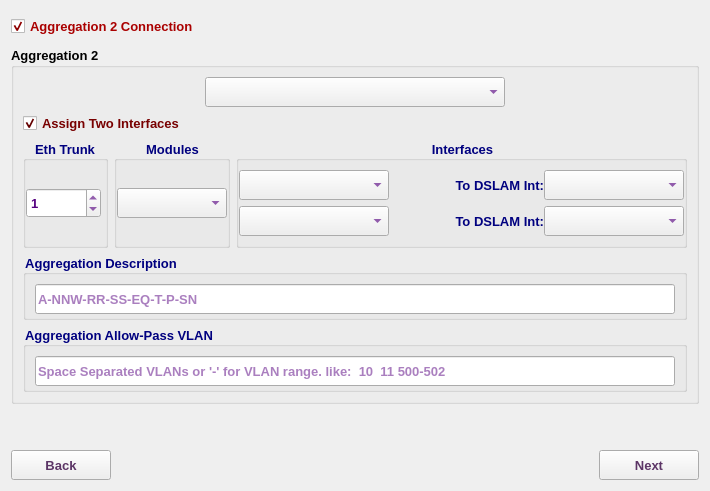
     <widget class="QWidget" name="Agg2Tab">
      <attribute name="title">
       <string>Agg2</string>
      </attribute>
      <layout class="QVBoxLayout" name="verticalLayout_10">
       <item>
        <widget class="QCheckBox" name="agg2ConnCB">
         <property name="minimumSize">
          <size>
           <width>0</width>
           <height>30</height>
          </size>
         </property>
         <property name="maximumSize">
          <size>
           <width>16777215</width>
           <height>30</height>
          </size>
         </property>
         <property name="font">
          <font>
           <family>Tahoma</family>
           <pointsize>10</pointsize>
           <weight>75</weight>
           <bold>true</bold>
          </font>
         </property>
         <property name="styleSheet">
          <string notr="true">color: rgb(170, 0, 0);</string>
         </property>
         <property name="text">
          <string>Aggregation 2 Connection </string>
         </property>
         <property name="checked">
          <bool>true</bool>
         </property>
        </widget>
       </item>
       <item>
        <widget class="QGroupBox" name="agg2GB">
         <property name="sizePolicy">
          <sizepolicy hsizetype="Expanding" vsizetype="Preferred">
           <horstretch>0</horstretch>
           <verstretch>0</verstretch>
          </sizepolicy>
         </property>
         <property name="minimumSize">
          <size>
           <width>0</width>
           <height>0</height>
          </size>
         </property>
         <property name="maximumSize">
          <size>
           <width>16777215</width>
           <height>800</height>
          </size>
         </property>
         <property name="font">
          <font>
           <family>Tahoma</family>
           <pointsize>10</pointsize>
           <weight>75</weight>
           <bold>true</bold>
          </font>
         </property>
         <property name="title">
          <string>Aggregation 2</string>
         </property>
         <layout class="QVBoxLayout" name="verticalLayout_4">
          <item>
           <layout class="QHBoxLayout" name="horizontalLayout_10">
            <item>
             <spacer name="horizontalSpacer_8">
              <property name="font">
               <font>
                <family>Tahoma</family>
                <pointsize>10</pointsize>
               </font>
              </property>
              <property name="orientation">
               <enum>Qt::Horizontal</enum>
              </property>
              <property name="sizeHint" stdset="0">
               <size>
                <width>40</width>
                <height>20</height>
               </size>
              </property>
             </spacer>
            </item>
            <item>
             <widget class="QComboBox" name="agg2CB">
              <property name="minimumSize">
               <size>
                <width>300</width>
                <height>30</height>
               </size>
              </property>
              <property name="maximumSize">
               <size>
                <width>300</width>
                <height>30</height>
               </size>
              </property>
              <property name="font">
               <font>
                <family>Tahoma</family>
                <pointsize>10</pointsize>
                <weight>75</weight>
                <bold>true</bold>
               </font>
              </property>
              <property name="styleSheet">
               <string notr="true">color: rgb(85, 0, 127);</string>
              </property>
             </widget>
            </item>
            <item>
             <spacer name="horizontalSpacer_9">
              <property name="font">
               <font>
                <family>Tahoma</family>
                <pointsize>10</pointsize>
               </font>
              </property>
              <property name="orientation">
               <enum>Qt::Horizontal</enum>
              </property>
              <property name="sizeHint" stdset="0">
               <size>
                <width>40</width>
                <height>20</height>
               </size>
              </property>
             </spacer>
            </item>
           </layout>
          </item>
          <item>
           <widget class="QCheckBox" name="agg2dIntCB">
            <property name="font">
             <font>
              <family>Tahoma</family>
              <pointsize>10</pointsize>
              <weight>75</weight>
              <bold>true</bold>
             </font>
            </property>
            <property name="styleSheet">
             <string notr="true">color: rgb(120, 0, 0);</string>
            </property>
            <property name="text">
             <string>Assign Two Interfaces</string>
            </property>
            <property name="checked">
             <bool>true</bool>
            </property>
           </widget>
          </item>
          <item>
           <layout class="QHBoxLayout" name="horizontalLayout_6">
            <item>
             <widget class="QGroupBox" name="groupBox_7">
              <property name="maximumSize">
               <size>
                <width>85</width>
                <height>16777215</height>
               </size>
              </property>
              <property name="font">
               <font>
                <family>Tahoma</family>
                <pointsize>10</pointsize>
                <weight>75</weight>
                <bold>true</bold>
               </font>
              </property>
              <property name="styleSheet">
               <string notr="true">color: rgb(0, 0, 127);</string>
              </property>
              <property name="title">
               <string>Eth Trunk</string>
              </property>
              <property name="alignment">
               <set>Qt::AlignCenter</set>
              </property>
              <layout class="QVBoxLayout" name="verticalLayout_2">
               <property name="spacing">
                <number>0</number>
               </property>
               <property name="leftMargin">
                <number>0</number>
               </property>
               <property name="topMargin">
                <number>0</number>
               </property>
               <property name="rightMargin">
                <number>0</number>
               </property>
               <property name="bottomMargin">
                <number>0</number>
               </property>
               <item>
                <widget class="QSpinBox" name="agg2EthSB">
                 <property name="minimumSize">
                  <size>
                   <width>75</width>
                   <height>30</height>
                  </size>
                 </property>
                 <property name="maximumSize">
                  <size>
                   <width>75</width>
                   <height>30</height>
                  </size>
                 </property>
                 <property name="font">
                  <font>
                   <family>Tahoma</family>
                   <pointsize>10</pointsize>
                   <weight>75</weight>
                   <bold>true</bold>
                  </font>
                 </property>
                 <property name="styleSheet">
                  <string notr="true">color: rgb(85, 0, 127);</string>
                 </property>
                 <property name="maximum">
                  <number>1000</number>
                 </property>
                 <property name="value">
                  <number>1</number>
                 </property>
                </widget>
               </item>
              </layout>
             </widget>
            </item>
            <item>
             <widget class="QGroupBox" name="groupBox_9">
              <property name="maximumSize">
               <size>
                <width>200</width>
                <height>16777215</height>
               </size>
              </property>
              <property name="font">
               <font>
                <family>Tahoma</family>
                <pointsize>10</pointsize>
                <weight>75</weight>
                <bold>true</bold>
               </font>
              </property>
              <property name="styleSheet">
               <string notr="true">color: rgb(0, 0, 127);</string>
              </property>
              <property name="title">
               <string>Modules</string>
              </property>
              <property name="alignment">
               <set>Qt::AlignCenter</set>
              </property>
              <layout class="QVBoxLayout" name="verticalLayout_14">
               <property name="spacing">
                <number>0</number>
               </property>
               <property name="leftMargin">
                <number>0</number>
               </property>
               <property name="topMargin">
                <number>0</number>
               </property>
               <property name="rightMargin">
                <number>0</number>
               </property>
               <property name="bottomMargin">
                <number>0</number>
               </property>
               <item>
                <widget class="QComboBox" name="a2mCB">
                 <property name="minimumSize">
                  <size>
                   <width>110</width>
                   <height>30</height>
                  </size>
                 </property>
                 <property name="maximumSize">
                  <size>
                   <width>110</width>
                   <height>30</height>
                  </size>
                 </property>
                 <property name="font">
                  <font>
                   <family>Tahoma</family>
                   <pointsize>10</pointsize>
                   <weight>75</weight>
                   <bold>true</bold>
                  </font>
                 </property>
                 <property name="styleSheet">
                  <string notr="true">color: rgb(85, 0, 127);</string>
                 </property>
                </widget>
               </item>
              </layout>
             </widget>
            </item>
            <item>
             <widget class="QGroupBox" name="groupBox_8">
              <property name="sizePolicy">
               <sizepolicy hsizetype="Expanding" vsizetype="Preferred">
                <horstretch>0</horstretch>
                <verstretch>0</verstretch>
               </sizepolicy>
              </property>
              <property name="font">
               <font>
                <family>Tahoma</family>
                <pointsize>10</pointsize>
                <weight>75</weight>
                <bold>true</bold>
               </font>
              </property>
              <property name="styleSheet">
               <string notr="true">color: rgb(0, 0, 127);</string>
              </property>
              <property name="title">
               <string>Interfaces</string>
              </property>
              <property name="alignment">
               <set>Qt::AlignCenter</set>
              </property>
              <layout class="QVBoxLayout" name="verticalLayout_11">
               <property name="leftMargin">
                <number>0</number>
               </property>
               <property name="rightMargin">
                <number>0</number>
               </property>
               <item>
                <widget class="QFrame" name="agg2Int1Frame">
                 <property name="font">
                  <font>
                   <family>Tahoma</family>
                   <pointsize>10</pointsize>
                  </font>
                 </property>
                 <property name="frameShape">
                  <enum>QFrame::NoFrame</enum>
                 </property>
                 <property name="frameShadow">
                  <enum>QFrame::Raised</enum>
                 </property>
                 <layout class="QHBoxLayout" name="horizontalLayout">
                  <property name="spacing">
                   <number>0</number>
                  </property>
                  <property name="leftMargin">
                   <number>0</number>
                  </property>
                  <property name="topMargin">
                   <number>0</number>
                  </property>
                  <property name="rightMargin">
                   <number>0</number>
                  </property>
                  <property name="bottomMargin">
                   <number>0</number>
                  </property>
                  <item>
                   <widget class="QComboBox" name="agg2Int1CB">
                    <property name="minimumSize">
                     <size>
                      <width>150</width>
                      <height>30</height>
                     </size>
                    </property>
                    <property name="maximumSize">
                     <size>
                      <width>150</width>
                      <height>30</height>
                     </size>
                    </property>
                    <property name="font">
                     <font>
                      <family>Tahoma</family>
                      <pointsize>10</pointsize>
                      <weight>75</weight>
                      <bold>true</bold>
                     </font>
                    </property>
                    <property name="styleSheet">
                     <string notr="true">color: rgb(85, 0, 127);</string>
                    </property>
                   </widget>
                  </item>
                  <item>
                   <widget class="QLabel" name="label_4">
                    <property name="minimumSize">
                     <size>
                      <width>155</width>
                      <height>30</height>
                     </size>
                    </property>
                    <property name="maximumSize">
                     <size>
                      <width>16777215</width>
                      <height>30</height>
                     </size>
                    </property>
                    <property name="font">
                     <font>
                      <family>Tahoma</family>
                      <pointsize>10</pointsize>
                      <weight>75</weight>
                      <bold>true</bold>
                     </font>
                    </property>
                    <property name="text">
                     <string>To DSLAM Int:</string>
                    </property>
                    <property name="alignment">
                     <set>Qt::AlignRight|Qt::AlignTrailing|Qt::AlignVCenter</set>
                    </property>
                   </widget>
                  </item>
                  <item>
                   <widget class="QComboBox" name="a2i1diCB">
                    <property name="sizePolicy">
                     <sizepolicy hsizetype="Expanding" vsizetype="Fixed">
                      <horstretch>0</horstretch>
                      <verstretch>0</verstretch>
                     </sizepolicy>
                    </property>
                    <property name="minimumSize">
                     <size>
                      <width>140</width>
                      <height>30</height>
                     </size>
                    </property>
                    <property name="maximumSize">
                     <size>
                      <width>500</width>
                      <height>30</height>
                     </size>
                    </property>
                    <property name="font">
                     <font>
                      <family>Tahoma</family>
                      <pointsize>10</pointsize>
                      <weight>75</weight>
                      <bold>true</bold>
                     </font>
                    </property>
                    <property name="styleSheet">
                     <string notr="true">color: rgb(85, 0, 127);</string>
                    </property>
                   </widget>
                  </item>
                 </layout>
                </widget>
               </item>
               <item>
                <widget class="QFrame" name="agg2Int2Frame">
                 <property name="font">
                  <font>
                   <family>Tahoma</family>
                   <pointsize>10</pointsize>
                  </font>
                 </property>
                 <property name="frameShape">
                  <enum>QFrame::NoFrame</enum>
                 </property>
                 <property name="frameShadow">
                  <enum>QFrame::Raised</enum>
                 </property>
                 <layout class="QHBoxLayout" name="horizontalLayout_7">
                  <property name="spacing">
                   <number>0</number>
                  </property>
                  <property name="leftMargin">
                   <number>0</number>
                  </property>
                  <property name="topMargin">
                   <number>0</number>
                  </property>
                  <property name="rightMargin">
                   <number>0</number>
                  </property>
                  <property name="bottomMargin">
                   <number>0</number>
                  </property>
                  <item>
                   <widget class="QComboBox" name="agg2Int2CB">
                    <property name="minimumSize">
                     <size>
                      <width>150</width>
                      <height>30</height>
                     </size>
                    </property>
                    <property name="maximumSize">
                     <size>
                      <width>150</width>
                      <height>30</height>
                     </size>
                    </property>
                    <property name="font">
                     <font>
                      <family>Tahoma</family>
                      <pointsize>10</pointsize>
                      <weight>75</weight>
                      <bold>true</bold>
                     </font>
                    </property>
                    <property name="styleSheet">
                     <string notr="true">color: rgb(85, 0, 127);</string>
                    </property>
                   </widget>
                  </item>
                  <item>
                   <widget class="QLabel" name="label_5">
                    <property name="minimumSize">
                     <size>
                      <width>155</width>
                      <height>30</height>
                     </size>
                    </property>
                    <property name="maximumSize">
                     <size>
                      <width>16777215</width>
                      <height>30</height>
                     </size>
                    </property>
                    <property name="font">
                     <font>
                      <family>Tahoma</family>
                      <pointsize>10</pointsize>
                      <weight>75</weight>
                      <bold>true</bold>
                     </font>
                    </property>
                    <property name="text">
                     <string>To DSLAM Int:</string>
                    </property>
                    <property name="alignment">
                     <set>Qt::AlignRight|Qt::AlignTrailing|Qt::AlignVCenter</set>
                    </property>
                   </widget>
                  </item>
                  <item>
                   <widget class="QComboBox" name="a2i2diCB">
                    <property name="sizePolicy">
                     <sizepolicy hsizetype="Expanding" vsizetype="Fixed">
                      <horstretch>0</horstretch>
                      <verstretch>0</verstretch>
                     </sizepolicy>
                    </property>
                    <property name="minimumSize">
                     <size>
                      <width>140</width>
                      <height>30</height>
                     </size>
                    </property>
                    <property name="maximumSize">
                     <size>
                      <width>500</width>
                      <height>30</height>
                     </size>
                    </property>
                    <property name="font">
                     <font>
                      <family>Tahoma</family>
                      <pointsize>10</pointsize>
                      <weight>75</weight>
                      <bold>true</bold>
                     </font>
                    </property>
                    <property name="styleSheet">
                     <string notr="true">color: rgb(85, 0, 127);</string>
                    </property>
                   </widget>
                  </item>
                 </layout>
                </widget>
               </item>
              </layout>
             </widget>
            </item>
           </layout>
          </item>
          <item>
           <widget class="QGroupBox" name="groupBox_15">
            <property name="maximumSize">
             <size>
              <width>16777215</width>
              <height>66</height>
             </size>
            </property>
            <property name="font">
             <font>
              <family>Tahoma</family>
              <pointsize>10</pointsize>
              <weight>75</weight>
              <bold>true</bold>
             </font>
            </property>
            <property name="styleSheet">
             <string notr="true">color: rgb(0, 0, 127);</string>
            </property>
            <property name="title">
             <string>Aggregation Description</string>
            </property>
            <layout class="QHBoxLayout" name="horizontalLayout_18">
             <item>
              <widget class="QLineEdit" name="agg2DescLE">
               <property name="minimumSize">
                <size>
                 <width>0</width>
                 <height>30</height>
                </size>
               </property>
               <property name="maximumSize">
                <size>
                 <width>16777215</width>
                 <height>30</height>
                </size>
               </property>
               <property name="font">
                <font>
                 <family>Tahoma</family>
                 <pointsize>10</pointsize>
                 <weight>75</weight>
                 <bold>true</bold>
                </font>
               </property>
               <property name="styleSheet">
                <string notr="true">color: rgb(85, 0, 127);</string>
               </property>
               <property name="readOnly">
                <bool>true</bool>
               </property>
               <property name="placeholderText">
                <string>A-NNW-RR-SS-EQ-T-P-SN</string>
               </property>
              </widget>
             </item>
            </layout>
           </widget>
          </item>
          <item>
           <widget class="QGroupBox" name="groupBox_16">
            <property name="maximumSize">
             <size>
              <width>16777215</width>
              <height>66</height>
             </size>
            </property>
            <property name="font">
             <font>
              <family>Tahoma</family>
              <pointsize>10</pointsize>
              <weight>75</weight>
              <bold>true</bold>
             </font>
            </property>
            <property name="styleSheet">
             <string notr="true">color: rgb(0, 0, 127);</string>
            </property>
            <property name="title">
             <string>Aggregation Allow-Pass VLAN</string>
            </property>
            <layout class="QHBoxLayout" name="horizontalLayout_20">
             <item>
              <widget class="QLineEdit" name="agg2AllowPassLE">
               <property name="minimumSize">
                <size>
                 <width>0</width>
                 <height>30</height>
                </size>
               </property>
               <property name="maximumSize">
                <size>
                 <width>16777215</width>
                 <height>30</height>
                </size>
               </property>
               <property name="font">
                <font>
                 <family>Tahoma</family>
                 <pointsize>10</pointsize>
                 <weight>75</weight>
                 <bold>true</bold>
                </font>
               </property>
               <property name="styleSheet">
                <string notr="true">color: rgb(85, 0, 127);</string>
               </property>
               <property name="readOnly">
                <bool>true</bool>
               </property>
               <property name="placeholderText">
                <string>Space Separated VLANs or '-' for VLAN range. like:  10  11 500-502</string>
               </property>
               <property name="cursorMoveStyle">
                <enum>Qt::VisualMoveStyle</enum>
               </property>
              </widget>
             </item>
            </layout>
           </widget>
          </item>
         </layout>
        </widget>
       </item>
       <item>
        <spacer name="verticalSpacer_3">
         <property name="orientation">
          <enum>Qt::Vertical</enum>
         </property>
         <property name="sizeHint" stdset="0">
          <size>
           <width>20</width>
           <height>40</height>
          </size>
         </property>
        </spacer>
       </item>
       <item>
        <layout class="QHBoxLayout" name="horizontalLayout_19">
         <item>
          <widget class="QPushButton" name="agg2BackBtn">
           <property name="enabled">
            <bool>true</bool>
           </property>
           <property name="sizePolicy">
            <sizepolicy hsizetype="Preferred" vsizetype="Preferred">
             <horstretch>0</horstretch>
             <verstretch>0</verstretch>
            </sizepolicy>
           </property>
           <property name="minimumSize">
            <size>
             <width>100</width>
             <height>30</height>
            </size>
           </property>
           <property name="maximumSize">
            <size>
             <width>200</width>
             <height>30</height>
            </size>
           </property>
           <property name="font">
            <font>
             <family>Tahoma</family>
             <pointsize>10</pointsize>
             <weight>75</weight>
             <bold>true</bold>
            </font>
           </property>
           <property name="styleSheet">
            <string notr="true">color: rgb(92, 53, 102);</string>
           </property>
           <property name="text">
            <string>Back</string>
           </property>
           <property name="icon">
            <iconset resource="../../../../../image.qrc">
             <normaloff>:/Image/back.png</normaloff>:/Image/back.png</iconset>
           </property>
           <property name="iconSize">
            <size>
             <width>20</width>
             <height>20</height>
            </size>
           </property>
          </widget>
         </item>
         <item>
          <spacer name="horizontalSpacer_4">
           <property name="font">
            <font>
             <family>Tahoma</family>
             <pointsize>10</pointsize>
            </font>
           </property>
           <property name="orientation">
            <enum>Qt::Horizontal</enum>
           </property>
           <property name="sizeHint" stdset="0">
            <size>
             <width>40</width>
             <height>20</height>
            </size>
           </property>
          </spacer>
         </item>
         <item>
          <widget class="QPushButton" name="agg2NextBtn">
           <property name="enabled">
            <bool>true</bool>
           </property>
           <property name="sizePolicy">
            <sizepolicy hsizetype="Preferred" vsizetype="Preferred">
             <horstretch>0</horstretch>
             <verstretch>0</verstretch>
            </sizepolicy>
           </property>
           <property name="minimumSize">
            <size>
             <width>100</width>
             <height>30</height>
            </size>
           </property>
           <property name="maximumSize">
            <size>
             <width>200</width>
             <height>30</height>
            </size>
           </property>
           <property name="font">
            <font>
             <family>Tahoma</family>
             <pointsize>10</pointsize>
             <weight>75</weight>
             <bold>true</bold>
            </font>
           </property>
           <property name="styleSheet">
            <string notr="true">color: rgb(92, 53, 102);</string>
           </property>
           <property name="text">
            <string>Next</string>
           </property>
           <property name="icon">
            <iconset resource="../../../../../image.qrc">
             <normaloff>:/Image/next.png</normaloff>:/Image/next.png</iconset>
           </property>
           <property name="iconSize">
            <size>
             <width>20</width>
             <height>20</height>
            </size>
           </property>
          </widget>
         </item>
        </layout>
       </item>
      </layout>
     </widget>
